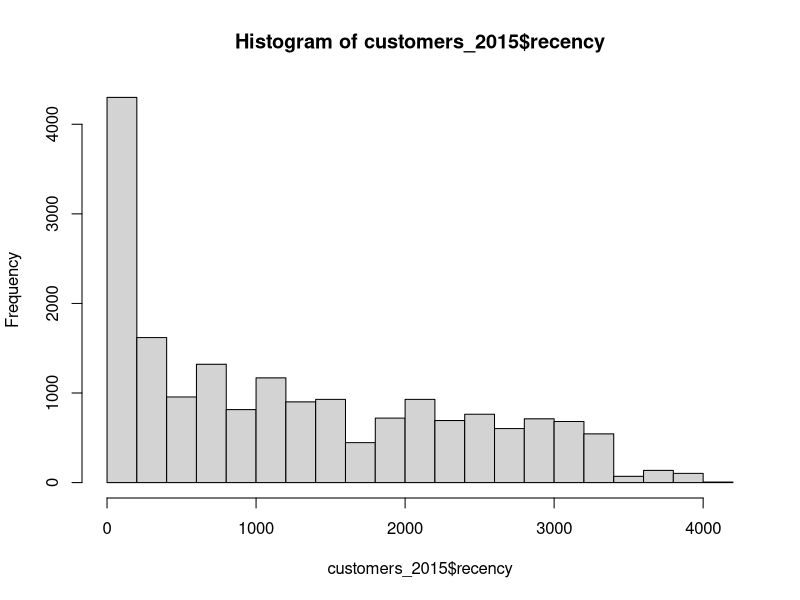
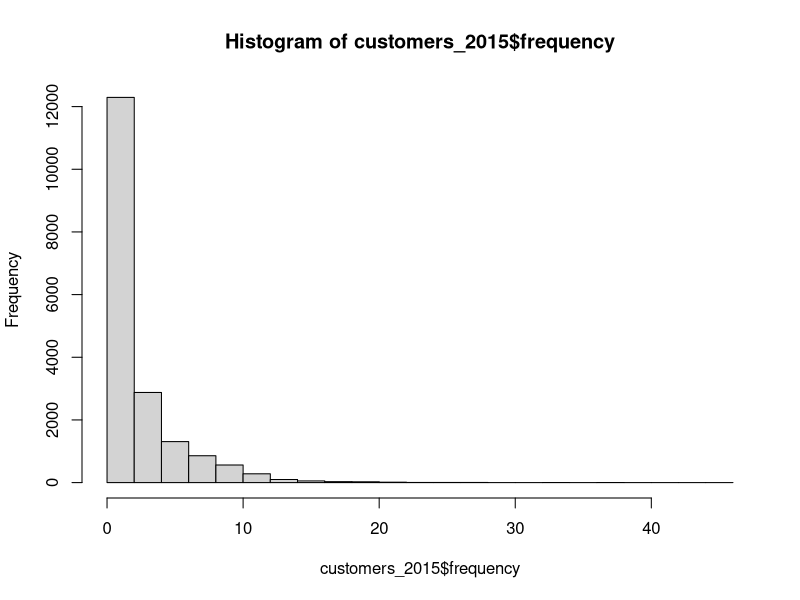
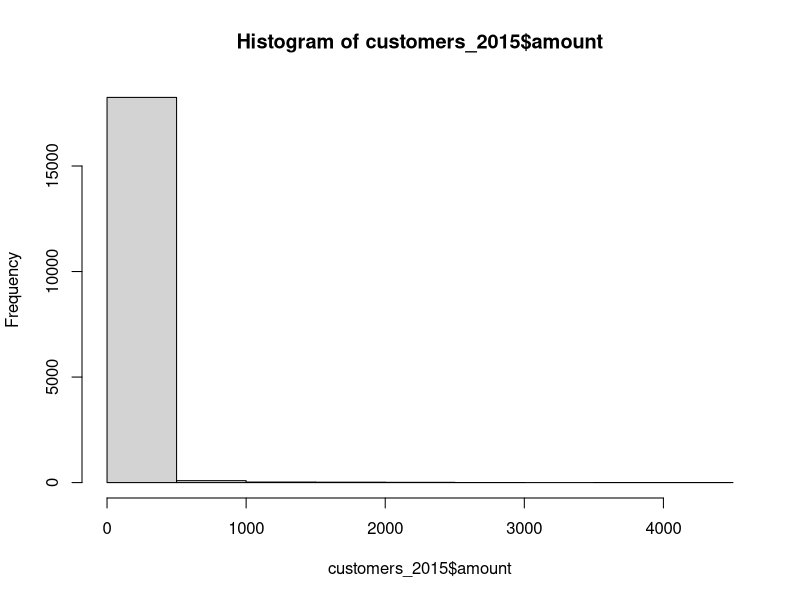
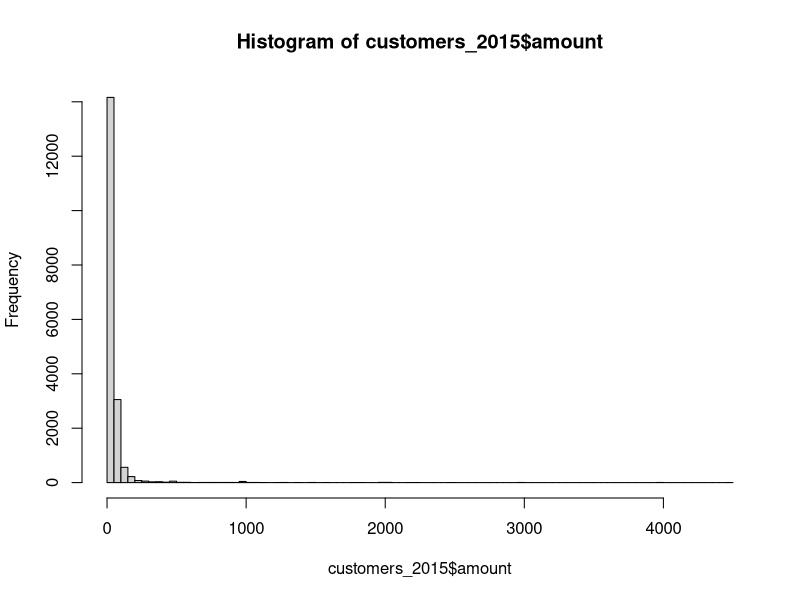
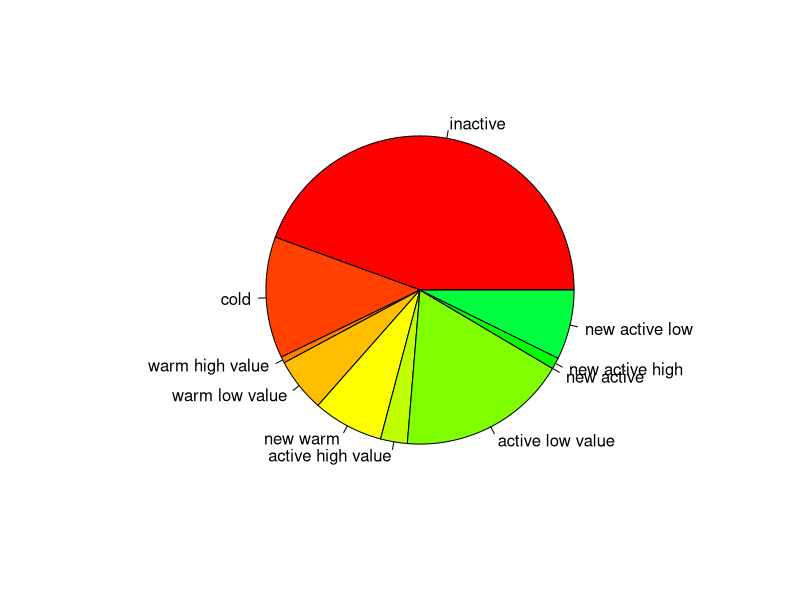
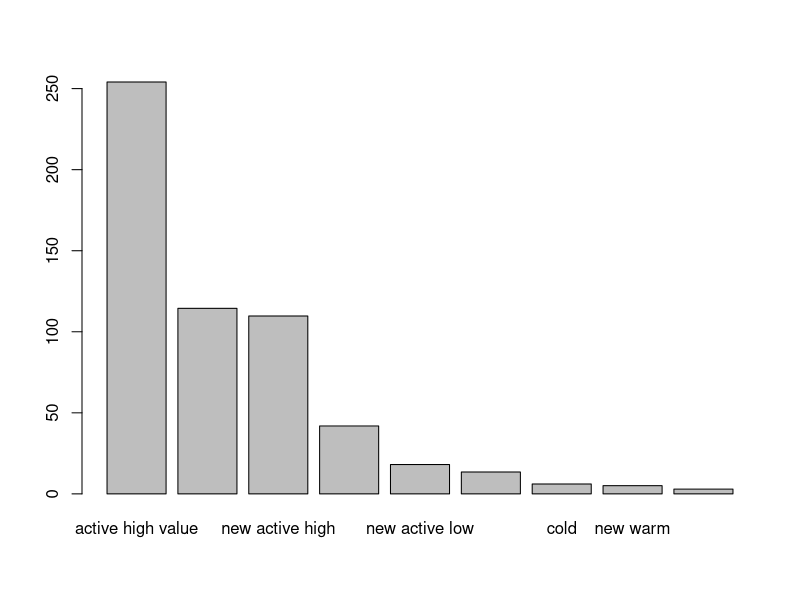

Source code (R) for these figures, in order:
# __________________________________________________________
# //////////////////////////////////////////////////////////
#
#    MODULE 2 - MANAGERIAL SEGMENTATION
# __________________________________________________________
# //////////////////////////////////////////////////////////


# --- COMPUTING RECENCY, FREQUENCY, MONETARY VALUE ---------

getwd() 

#sets directory
setwd("../DELL/projects/business_analytics") 

# Load text file into local variable called 'data'
data = read.delim(file = 'purchases.txt', header = FALSE, sep = '\t', dec = '.')

# Add headers and interpret the last column as a date, extract year of purchase
colnames(data) = c('customer_id', 'purchase_amount', 'date_of_purchase')
data$date_of_purchase = as.Date(data$date_of_purchase, "%Y-%m-%d")
data$year_of_purchase = as.numeric(format(data$date_of_purchase, "%Y"))
data$days_since       = as.numeric(difftime(time1 = "2016-01-01",
                                            time2 = data$date_of_purchase,
                                            units = "days"))

# Display the data after transformation
head(data)
summary(data)

# Compute key marketing indicators using SQL language
library(sqldf)

# Compute recency, frequency, and average purchase amount
customers_2015 = sqldf("SELECT customer_id,
                               MIN(days_since) AS 'recency',
                               MAX(days_since) AS 'first_purchase',
                               COUNT(*) AS 'frequency',
                               AVG(purchase_amount) AS 'amount'
                        FROM data GROUP BY 1")

# Explore the data
head(customers_2015)
summary(customers_2015)
hist(customers_2015$recency)
hist(customers_2015$frequency)
hist(customers_2015$amount)
hist(customers_2015$amount, breaks = 100)


# --- CODING A MANAGERIAL SEGMENTATION ---------------------


# Simple 2-segment solution based on recency alone
customers_2015$segment = ifelse(test = customers_2015$recency > 365*3, yes = "inactive", no = "NA")
table(customers_2015$segment)
aggregate(x = customers_2015[, 2:5], by = list(customers_2015$segment), mean)

# A more complex 3-segment solution based on recency alone
customers_2015$segment = ifelse(test = customers_2015$recency > 365*3,
                           yes = "inactive",
                           no = ifelse(test = customers_2015$recency > 365*2,
                                       yes = "cold",
                                       no = "NA"))
table(customers_2015$segment)
aggregate(x = customers_2015[, 2:5], by = list(customers_2015$segment), mean)

# Simple 2-segment solution using the which statement
customers_2015$segment = "NA"
customers_2015$segment[which(customers_2015$recency > 365*3)] = "inactive"
table(customers_2015$segment)
aggregate(x = customers_2015[, 2:5], by = list(customers_2015$segment), mean)

# More complex 4-segment solution using which
customers_2015$segment = "NA"
customers_2015$segment[which(customers_2015$recency > 365*3)] = "inactive"
customers_2015$segment[which(customers_2015$recency <= 365*3 & customers_2015$recency > 365*2)] = "cold" # nolint # nolint
customers_2015$segment[which(customers_2015$recency <= 365*2 & customers_2015$recency > 365*1)] = "warm" # nolint
customers_2015$segment[which(customers_2015$recency <= 365)] = "active"
table(customers_2015$segment)
aggregate(x = customers_2015[, 2:5], by = list(customers_2015$segment), mean)

# Complete segment solution using which, and exploiting previous test as input
customers_2015$segment = "NA"
customers_2015$segment[which(customers_2015$recency > 365*3)] = "inactive"
customers_2015$segment[which(customers_2015$recency <= 365*3 & customers_2015$recency > 365*2)] = "cold" # nolint
customers_2015$segment[which(customers_2015$recency <= 365*2 & customers_2015$recency > 365*1)] = "warm" # nolint
customers_2015$segment[which(customers_2015$recency <= 365)] = "active"
customers_2015$segment[which(customers_2015$segment == "warm" & customers_2015$first_purchase <= 365*2)] = "new warm" # nolint
customers_2015$segment[which(customers_2015$segment == "warm" & customers_2015$amount < 100)] = "warm low value" # nolint # nolint
customers_2015$segment[which(customers_2015$segment == "warm" & customers_2015$amount >= 100)] = "warm high value" # nolint
customers_2015$segment[which(customers_2015$segment == "active" & customers_2015$first_purchase <= 365)] = "new active" # nolint
customers_2015$segment[which(customers_2015$segment == "active" & customers_2015$amount < 100)] = "active low value" # nolint
customers_2015$segment[which(customers_2015$segment == "new active" & customers_2015$amount >= 100)] = "new active high" #nolint
customers_2015$segment[which(customers_2015$segment == "new active" & customers_2015$amount < 100)] = "new active low" #nolint
customers_2015$segment[which(customers_2015$segment == "active" & customers_2015$amount >= 100)] = "active high value" # nolint
table(customers_2015$segment)
aggregate(x = customers_2015[, 2:5], by = list(customers_2015$segment), mean)

# Re-order factor in a way that makes sense
customers_2015$segment = factor(x = customers_2015$segment, levels = c("inactive", "cold", # nolint
                                                             "warm high value", "warm low value", "new warm", # nolint
                                                             "active high value", "active low value", "new active", "new active low", "new active high")) # nolint
table(customers_2015$segment)
aggregate(x = customers_2015[, 2:5], by = list(customers_2015$segment), mean)


# --- SEGMENTING A DATABASE RETROSPECTIVELY ----------------


# Compute key marketing indicators using SQL language
library(sqldf)

# Compute recency, frequency, and average purchase amount
customers_2014 = sqldf("SELECT customer_id,
                               MIN(days_since) - 365 AS 'recency',
                               MAX(days_since) - 365 AS 'first_purchase',
                               COUNT(*) AS 'frequency',
                               AVG(purchase_amount) AS 'amount'
                        FROM data
                        WHERE days_since > 365
                        GROUP BY 1")

# Complete segment solution using which, and exploiting previous test as input
customers_2014$segment = "NA"
customers_2014$segment[which(customers_2014$recency > 365*3)] = "inactive"
customers_2014$segment[which(customers_2014$recency <= 365*3 & customers_2014$recency > 365*2)] = "cold" # nolint
customers_2014$segment[which(customers_2014$recency <= 365*2 & customers_2014$recency > 365*1)] = "warm"
customers_2014$segment[which(customers_2014$recency <= 365)] = "active"
customers_2014$segment[which(customers_2014$segment == "warm" & customers_2014$first_purchase <= 365*2)] = "new warm"
customers_2014$segment[which(customers_2014$segment == "warm" & customers_2014$amount < 100)] = "warm low value"
customers_2014$segment[which(customers_2014$segment == "warm" & customers_2014$amount >= 100)] = "warm high value"
customers_2014$segment[which(customers_2014$segment == "active" & customers_2014$first_purchase <= 365)] = "new active"
customers_2014$segment[which(customers_2014$segment == "new active" & customers_2014$amount >= 100)] = "new active high"
customers_2014$segment[which(customers_2014$segment == "new active" & customers_2014$amount < 100)] = "new active low"
customers_2014$segment[which(customers_2014$segment == "active" & customers_2014$amount < 100)] = "active low value"
customers_2014$segment[which(customers_2014$segment == "active" & customers_2014$amount >= 100)] = "active high value" # nolint

# Re-order factor in a way that makes sense
customers_2014$segment = factor(x = customers_2014$segment, levels = c("inactive", "cold",
                                                                       "warm high value", "warm low value", "new warm",
                                                                       "active high value", "active low value", "new active", "new active high", "new active low"))

# Show segmentation results
table(customers_2014$segment)
pie(table(customers_2014$segment), col = rainbow(24))
aggregate(x = customers_2014[, 2:5], by = list(customers_2014$segment), mean)


# --- COMPUTING REVENUE GENERATION PER SEGMENT -------------


# Compute how much revenue is generated by segments
# Notice that people with no revenue in 2015 do NOT appear
revenue_2015 = sqldf("SELECT customer_id, SUM(purchase_amount) AS 'revenue_2015'
                      FROM data
                      WHERE year_of_purchase = 2015
                      GROUP BY 1")
summary(revenue_2015)

# Merge 2015 customers and 2015 revenue (the wrong way)
actual = merge(customers_2015, revenue_2015)

# Merge 2015 customers and 2015 revenue (correct)
actual = merge(customers_2015, revenue_2015, all.x = TRUE)
actual$revenue_2015[is.na(actual$revenue_2015)] = 0

# Show average revenue per customer and per segment
aggregate(x = actual$revenue_2015, by = list(customers_2015$segment), mean)

# Merge 2014 customers and 2015 revenue (correct)
forward = merge(customers_2014, revenue_2015, all.x = TRUE)
forward$revenue_2015[is.na(forward$revenue_2015)] = 0

# Show average revenue per customer and per segment
r = aggregate(x = forward$revenue_2015, by = list(customers_2014$segment), mean)
print(r)

# Re-order and display results
r = r[order(r$x, decreasing = TRUE), ]
print(r)
barplot(r$x, names.arg = r$Group.1)
